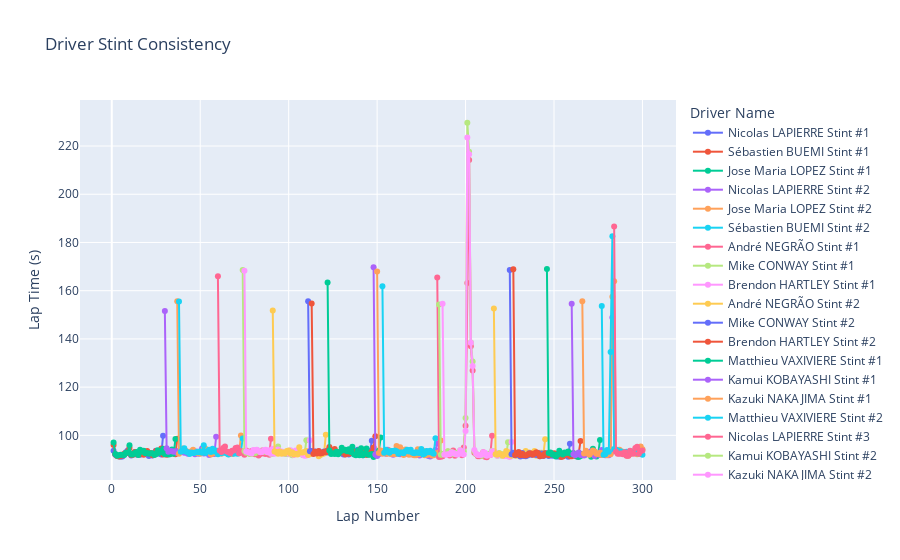

Source (notebook cell):
### Code cell
fig = px.line(Algarve,
    x="lap_number",
    y="lap_time_s",
    title="Driver Stint Consistency",
    color="driver_stint",
    line_group="team_no",
    markers=True,
    labels={                  
        "lap_number": "Lap Number",
        "lap_time_s": "Lap Time (s)",
        "driver_stint": "Driver Stint",
        "team_no": "Team Number"
    }
)

fig.update_layout(
    xaxis_title="Lap Number",
    yaxis_title="Lap Time (s)",
    legend_title="Driver Name"
)

fig.show()

### Figure 1 — Plotly figure (JSON) as saved in the notebook; plotly's stock layout.template omitted (floating-point values rounded to 4 significant figures)
{"data": [{"hovertemplate": "Driver Stint=Nicolas LAPIERRE Stint #1<br>Team Number=Alpine Elf Matmut #36<br>Lap Number=%{x}<br>Lap Time (s)=%{y}<extra></extra>", "legendgroup": "Nicolas LAPIERRE Stint #1", "line": {"color": "#636efa", "dash": "solid"}, "marker": {"symbol": "circle"}, "mode": "lines+markers", "name": "Nicolas LAPIERRE Stint #1", "orientation": "v", "showlegend": true, "type": "scatter", "x": [1, 2, 3, 4, 5, 6, 7, 8, 9, 10, 11, 12, 13, 14, 15, 16, 17, 18, 19, 20, 21, 22, 23, 24, 25, 26, 27, 28, 29], "xaxis": "x", "y": [93.61, 91.98, 91.66, 91.29, 91.17, 91.27, 91.97, 93.03, 93.67, 92.49, 91.68, 92.4, 92.99, 92.08, 92.31, 91.92, 92.55, 92.87, 92.42, 92.1, 91.48, 92.46, 91.67, 92.55, 93.59, 93.56, 92.36, 92.03, 99.86], "yaxis": "y"}, {"hovertemplate": "Driver Stint=Sébastien BUEMI Stint #1<br>Team Number=Toyota Gazoo Racing #8<br>Lap Number=%{x}<br>Lap Time (s)=%{y}<extra></extra>", "legendgroup": "Sébastien BUEMI Stint #1", "line": {"color": "#EF553B", "dash": "solid"}, "marker": {"symbol": "circle"}, "mode": "lines+markers", "name": "Sébastien BUEMI Stint #1", "orientation": "v", "showlegend": true, "type": "scatter", "x": [1, 2, 3, 4, 5, 6, 7, 8, 9, 10, 11, 12, 13, 14, 15, 16, 17, 18, 19, 20, 21, 22, 23, 24, 25, 26, 27, 28, 29, 30, 31, 32, 33, 34, 35, 36, 37], "xaxis": "x", "y": [95.99, 92.11, 91.46, 91.26, 91.5, 91.61, 92.39, 92.58, 93.32, 94.81, 91.9, 91.95, 93.06, 92.15, 92.08, 92.2, 93.06, 91.96, 93.2, 93.53, 92.56, 92.64, 91.75, 91.92, 93.55, 92.92, 93.45, 94.52, 92.08, 93.93, 91.98, 92.35, 92.95, 92.87, 92.5, 92.13, 98.62], "yaxis": "y"}, {"hovertemplate": "Driver Stint=Jose Maria LOPEZ Stint #1<br>Team Number=Toyota Gazoo Racing #7<br>Lap Number=%{x}<br>Lap Time (s)=%{y}<extra></extra>", "legendgroup": "Jose Maria LOPEZ Stint #1", "line": {"color": "#00cc96", "dash": "solid"}, "marker": {"symbol": "circle"}, "mode": "lines+markers", "name": "Jose Maria LOPEZ Stint #1", "orientation": "v", "showlegend": true, "type": "scatter", "x": [1, 2, 3, 4, 5, 6, 7, 8, 9, 10, 11, 12, 13, 14, 15, 16, 17, 18, 19, 20, 21, 22, 23, 24, 25, 26, 27, 28, 29, 30, 31, 32, 33, 34, 35, 36], "xaxis": "x", "y": [96.99, 92.28, 91.54, 91.75, 91.92, 91.91, 91.88, 92.75, 92.89, 95.93, 92.08, 92.01, 92.67, 93.07, 91.82, 94.05, 93.23, 93.6, 92.62, 92.63, 92.4, 92.55, 92.54, 91.88, 92.14, 93.83, 92.74, 92.97, 94.46, 92.21, 92.22, 92.01, 92.12, 94.15, 92.37, 98.48], "yaxis": "y"}, {"hovertemplate": "Driver Stint=Nicolas LAPIERRE Stint #2<br>Team Number=Alpine Elf Matmut #36<br>Lap Number=%{x}<br>Lap Time (s)=%{y}<extra></extra>", "legendgroup": "Nicolas LAPIERRE Stint #2", "line": {"color": "#ab63fa", "dash": "solid"}, "marker": {"symbol": "circle"}, "mode": "lines+markers", "name": "Nicolas LAPIERRE Stint #2", "orientation": "v", "showlegend": true, "type": "scatter", "x": [30, 31, 32, 33, 34, 35, 36, 37, 38, 39, 40, 41, 42, 43, 44, 45, 46, 47, 48, 49, 50, 51, 52, 53, 54, 55, 56, 57, 58, 59], "xaxis": "x", "y": [151.5, 94.66, 93.15, 93.54, 93.39, 93.25, 93.46, 92.68, 93.62, 93.5, 93.28, 92.79, 93.38, 92.32, 92.99, 92.7, 93.24, 92.14, 93.27, 92.4, 93.01, 94.52, 92.46, 92.56, 92.67, 91.82, 92.22, 92.44, 92.24, 99.44], "yaxis": "y"}, {"hovertemplate": "Driver Stint=Jose Maria LOPEZ Stint #2<br>Team Number=Toyota Gazoo Racing #7<br>Lap Number=%{x}<br>Lap Time (s)=%{y}<extra></extra>", "legendgroup": "Jose Maria LOPEZ Stint #2", "line": {"color": "#FFA15A", "dash": "solid"}, "marker": {"symbol": "circle"}, "mode": "lines+markers", "name": "Jose Maria LOPEZ Stint #2", "orientation": "v", "showlegend": true, "type": "scatter", "x": [37, 38, 39, 40, 41, 42, 43, 44, 45, 46, 47, 48, 49, 50, 51, 52, 53, 54, 55, 56, 57, 58, 59, 60, 61, 62, 63, 64, 65, 66, 67, 68, 69, 70, 71, 72, 73], "xaxis": "x", "y": [155.6, 92.34, 93.3, 94.52, 93.76, 93.38, 93.22, 92.61, 93.39, 94.05, 93.06, 92.53, 93.06, 92.36, 93.14, 94.6, 94.47, 93.19, 93.35, 92.08, 92.49, 92.83, 92.58, 92.72, 93.63, 92.33, 93.12, 92.93, 92.69, 92.15, 92.98, 92.31, 92.96, 93.05, 93.24, 92.58, 99.9], "yaxis": "y"}, {"hovertemplate": "Driver Stint=Sébastien BUEMI Stint #2<br>Team Number=Toyota Gazoo Racing #8<br>Lap Number=%{x}<br>Lap Time (s)=%{y}<extra></extra>", "legendgroup": "Sébastien BUEMI Stint #2", "line": {"color": "#19d3f3", "dash": "solid"}, "marker": {"symbol": "circle"}, "mode": "lines+markers", "name": "Sébastien BUEMI Stint #2", "orientation": "v", "showlegend": true, "type": "scatter", "x": [38, 39, 40, 41, 42, 43, 44, 45, 46, 47, 48, 49, 50, 51, 52, 53, 54, 55, 56, 57, 58, 59, 60, 61, 62, 63, 64, 65, 66, 67, 68, 69, 70, 71, 72, 73, 74], "xaxis": "x", "y": [155.5, 93.18, 93.46, 94.69, 93.25, 92.95, 92.24, 92.92, 92.72, 92.81, 93.06, 93.0, 93.36, 92.76, 95.89, 92.68, 93.28, 94.07, 93.06, 94.42, 93.26, 93.71, 92.12, 93.34, 92.59, 93.92, 92.85, 92.43, 92.11, 92.68, 92.82, 92.35, 93.09, 92.33, 92.8, 93.33, 98.67], "yaxis": "y"}, {"hovertemplate": "Driver Stint=André NEGRÃO Stint #1<br>Team Number=Alpine Elf Matmut #36<br>Lap Number=%{x}<br>Lap Time (s)=%{y}<extra></extra>", "legendgroup": "André NEGRÃO Stint #1", "line": {"color": "#FF6692", "dash": "solid"}, "marker": {"symbol": "circle"}, "mode": "lines+markers", "name": "André NEGRÃO Stint #1", "orientation": "v", "showlegend": true, "type": "scatter", "x": [60, 61, 62, 63, 64, 65, 66, 67, 68, 69, 70, 71, 72, 73, 74, 75, 76, 77, 78, 79, 80, 81, 82, 83, 84, 85, 86, 87, 88, 89, 90], "xaxis": "x", "y": [166, 93.7, 93.13, 94.73, 95.33, 93.32, 93.06, 92.58, 93.62, 93.72, 94.78, 95.01, 92.54, 93.56, 92.83, 92.01, 93.68, 93.17, 92.33, 93.53, 93.57, 92.12, 92.97, 91.6, 92.25, 93.71, 92.46, 92.29, 93.32, 91.94, 98.56], "yaxis": "y"}, {"hovertemplate": "Driver Stint=Mike CONWAY Stint #1<br>Team Number=Toyota Gazoo Racing #7<br>Lap Number=%{x}<br>Lap Time (s)=%{y}<extra></extra>", "legendgroup": "Mike CONWAY Stint #1", "line": {"color": "#B6E880", "dash": "solid"}, "marker": {"symbol": "circle"}, "mode": "lines+markers", "name": "Mike CONWAY Stint #1", "orientation": "v", "showlegend": true, "type": "scatter", "x": [74, 75, 76, 77, 78, 79, 80, 81, 82, 83, 84, 85, 86, 87, 88, 89, 90, 91, 92, 93, 94, 95, 96, 97, 98, 99, 100, 101, 102, 103, 104, 105, 106, 107, 108, 109, 110], "xaxis": "x", "y": [168.6, 93.46, 92.79, 92.88, 92.3, 92.31, 92.79, 92.62, 93.95, 93.18, 93.08, 93.42, 93.19, 93.21, 92.96, 93.51, 92.22, 92.42, 92.85, 92.95, 95.41, 93.16, 93.1, 92.66, 92.23, 92.3, 92.18, 92.29, 91.75, 92.46, 93.29, 93.28, 92.58, 92.29, 91.82, 92.11, 98], "yaxis": "y"}, {"hovertemplate": "Driver Stint=Brendon HARTLEY Stint #1<br>Team Number=Toyota Gazoo Racing #8<br>Lap Number=%{x}<br>Lap Time (s)=%{y}<extra></extra>", "legendgroup": "Brendon HARTLEY Stint #1", "line": {"color": "#FF97FF", "dash": "solid"}, "marker": {"symbol": "circle"}, "mode": "lines+markers", "name": "Brendon HARTLEY Stint #1", "orientation": "v", "showlegend": true, "type": "scatter", "x": [75, 76, 77, 78, 79, 80, 81, 82, 83, 84, 85, 86, 87, 88, 89, 90, 91, 92, 93, 94, 95, 96, 97, 98, 99, 100, 101, 102, 103, 104, 105, 106, 107, 108, 109, 110, 111, 112], "xaxis": "x", "y": [168.3, 93.28, 93.07, 92.79, 92.44, 93.97, 93.6, 94.07, 93.61, 92.97, 93.14, 93.82, 94.03, 93.02, 93.84, 92.37, 94.46, 92.34, 93.01, 94.08, 92.74, 93.28, 92.47, 92.56, 92.63, 92.36, 93.82, 92.47, 91.86, 93.74, 92.81, 92.43, 92.56, 92.0, 91.56, 91.6, 92.31, 97.99], "yaxis": "y"}, {"hovertemplate": "Driver Stint=André NEGRÃO Stint #2<br>Team Number=Alpine Elf Matmut #36<br>Lap Number=%{x}<br>Lap Time (s)=%{y}<extra></extra>", "legendgroup": "André NEGRÃO Stint #2", "line": {"color": "#FECB52", "dash": "solid"}, "marker": {"symbol": "circle"}, "mode": "lines+markers", "name": "André NEGRÃO Stint #2", "orientation": "v", "showlegend": true, "type": "scatter", "x": [91, 92, 93, 94, 95, 96, 97, 98, 99, 100, 101, 102, 103, 104, 105, 106, 107, 108, 109, 110, 111, 112, 113, 114, 115, 116, 117, 118, 119, 120, 121], "xaxis": "x", "y": [151.8, 93.3, 93.15, 92.34, 93.32, 92.37, 92.86, 92.57, 93.48, 93.75, 92.5, 92.97, 92.01, 92.34, 92.07, 95.09, 92.9, 92.91, 93.09, 93.54, 91.86, 92.12, 92.8, 92.83, 92.8, 92.94, 91.28, 91.89, 92.22, 92.47, 100.3], "yaxis": "y"}, {"hovertemplate": "Driver Stint=Mike CONWAY Stint #2<br>Team Number=Toyota Gazoo Racing #7<br>Lap Number=%{x}<br>Lap Time (s)=%{y}<extra></extra>", "legendgroup": "Mike CONWAY Stint #2", "line": {"color": "#636efa", "dash": "solid"}, "marker": {"symbol": "circle"}, "mode": "lines+markers", "name": "Mike CONWAY Stint #2", "orientation": "v", "showlegend": true, "type": "scatter", "x": [111, 112, 113, 114, 115, 116, 117, 118, 119, 120, 121, 122, 123, 124, 125, 126, 127, 128, 129, 130, 131, 132, 133, 134, 135, 136, 137, 138, 139, 140, 141, 142, 143, 144, 145, 146, 147], "xaxis": "x", "y": [155.7, 93.41, 93.55, 92.62, 93.32, 92.64, 93.34, 92.91, 92.77, 93.33, 93.3, 92.86, 94.2, 93.44, 92.71, 93.94, 93.24, 93.01, 92.69, 92.58, 92.03, 92.16, 92.43, 92.1, 92.6, 93.59, 92.67, 93.38, 94.01, 93.17, 91.92, 91.71, 92.76, 92.41, 93.58, 92.93, 97.79], "yaxis": "y"}, {"hovertemplate": "Driver Stint=Brendon HARTLEY Stint #2<br>Team Number=Toyota Gazoo Racing #8<br>Lap Number=%{x}<br>Lap Time (s)=%{y}<extra></extra>", "legendgroup": "Brendon HARTLEY Stint #2", "line": {"color": "#EF553B", "dash": "solid"}, "marker": {"symbol": "circle"}, "mode": "lines+markers", "name": "Brendon HARTLEY Stint #2", "orientation": "v", "showlegend": true, "type": "scatter", "x": [113, 114, 115, 116, 117, 118, 119, 120, 121, 122, 123, 124, 125, 126, 127, 128, 129, 130, 131, 132, 133, 134, 135, 136, 137, 138, 139, 140, 141, 142, 143, 144, 145, 146, 147, 148, 149], "xaxis": "x", "y": [154.7, 92.31, 93.17, 92.44, 93.53, 92.46, 92.69, 93.12, 93.04, 93.67, 95.18, 93.18, 92.7, 94.33, 93.19, 92.65, 92.81, 93.97, 93.09, 92.06, 93.8, 92.36, 92.58, 93.51, 92.42, 92.75, 93.43, 93.93, 93.0, 92.38, 93.67, 91.82, 93.15, 92.78, 93.01, 94.92, 99.64], "yaxis": "y"}, {"hovertemplate": "Driver Stint=Matthieu VAXIVIERE Stint #1<br>Team Number=Alpine Elf Matmut #36<br>Lap Number=%{x}<br>Lap Time (s)=%{y}<extra></extra>", "legendgroup": "Matthieu VAXIVIERE Stint #1", "line": {"color": "#00cc96", "dash": "solid"}, "marker": {"symbol": "circle"}, "mode": "lines+markers", "name": "Matthieu VAXIVIERE Stint #1", "orientation": "v", "showlegend": true, "type": "scatter", "x": [122, 123, 124, 125, 126, 127, 128, 129, 130, 131, 132, 133, 134, 135, 136, 137, 138, 139, 140, 141, 142, 143, 144, 145, 146, 147, 148, 149, 150, 151, 152], "xaxis": "x", "y": [163.4, 93.75, 92.28, 92.57, 92.28, 93.2, 92.14, 93.12, 94.84, 93.83, 94.02, 93.37, 94.2, 93.06, 95.27, 92.06, 91.77, 93.67, 91.75, 94.6, 91.8, 92.53, 94.56, 91.94, 91.93, 92.31, 91.07, 91.7, 92.89, 93.68, 99.08], "yaxis": "y"}, {"hovertemplate": "Driver Stint=Kamui KOBAYASHI Stint #1<br>Team Number=Toyota Gazoo Racing #7<br>Lap Number=%{x}<br>Lap Time (s)=%{y}<extra></extra>", "legendgroup": "Kamui KOBAYASHI Stint #1", "line": {"color": "#ab63fa", "dash": "solid"}, "marker": {"symbol": "circle"}, "mode": "lines+markers", "name": "Kamui KOBAYASHI Stint #1", "orientation": "v", "showlegend": true, "type": "scatter", "x": [148, 149, 150, 151, 152, 153, 154, 155, 156, 157, 158, 159, 160, 161, 162, 163, 164, 165, 166, 167, 168, 169, 170, 171, 172, 173, 174, 175, 176, 177, 178, 179, 180, 181, 182, 183, 184], "xaxis": "x", "y": [169.7, 92.09, 91.47, 92.21, 92.76, 92.78, 92.67, 92.4, 94.0, 92.75, 92.22, 91.93, 92.32, 92.4, 94.11, 92.12, 92.41, 92.38, 92.29, 92.74, 92.47, 92.47, 92.06, 92.3, 92.6, 92.05, 91.62, 92.76, 92.83, 92.34, 93.27, 91.42, 91.25, 92.98, 92.14, 93.88, 96.58], "yaxis": "y"}, {"hovertemplate": "Driver Stint=Kazuki NAKAJIMA Stint #1<br>Team Number=Toyota Gazoo Racing #8<br>Lap Number=%{x}<br>Lap Time (s)=%{y}<extra></extra>", "legendgroup": "Kazuki NAKAJIMA Stint #1", "line": {"color": "#FFA15A", "dash": "solid"}, "marker": {"symbol": "circle"}, "mode": "lines+markers", "name": "Kazuki NAKAJIMA Stint #1", "orientation": "v", "showlegend": true, "type": "scatter", "x": [150, 151, 152, 153, 154, 155, 156, 157, 158, 159, 160, 161, 162, 163, 164, 165, 166, 167, 168, 169, 170, 171, 172, 173, 174, 175, 176, 177, 178, 179, 180, 181, 182, 183, 184, 185, 186], "xaxis": "x", "y": [168.0, 92.7, 93.68, 92.42, 93.59, 92.47, 92.34, 93.73, 92.32, 92.81, 92.2, 95.54, 92.76, 95.11, 93.0, 91.87, 94.14, 93.6, 91.95, 92.14, 92.17, 91.79, 91.74, 94.2, 92.19, 93.97, 93.61, 91.78, 91.85, 92.15, 92.37, 91.64, 91.77, 92.48, 92.35, 93.0, 97.83], "yaxis": "y"}, {"hovertemplate": "Driver Stint=Matthieu VAXIVIERE Stint #2<br>Team Number=Alpine Elf Matmut #36<br>Lap Number=%{x}<br>Lap Time (s)=%{y}<extra></extra>", "legendgroup": "Matthieu VAXIVIERE Stint #2", "line": {"color": "#19d3f3", "dash": "solid"}, "marker": {"symbol": "circle"}, "mode": "lines+markers", "name": "Matthieu VAXIVIERE Stint #2", "orientation": "v", "showlegend": true, "type": "scatter", "x": [153, 154, 155, 156, 157, 158, 159, 160, 161, 162, 163, 164, 165, 166, 167, 168, 169, 170, 171, 172, 173, 174, 175, 176, 177, 178, 179, 180, 181, 182, 183], "xaxis": "x", "y": [161.9, 92.75, 94.0, 93.42, 92.81, 93.49, 93.56, 93.76, 93.39, 92.33, 92.85, 92.87, 92.59, 93.36, 94.03, 93.29, 94.01, 92.74, 92.56, 92.97, 92.82, 92.64, 94.33, 92.1, 92.49, 93.55, 92.95, 93.66, 92.84, 92.36, 98.84], "yaxis": "y"}, {"hovertemplate": "Driver Stint=Nicolas LAPIERRE Stint #3<br>Team Number=Alpine Elf Matmut #36<br>Lap Number=%{x}<br>Lap Time (s)=%{y}<extra></extra>", "legendgroup": "Nicolas LAPIERRE Stint #3", "line": {"color": "#FF6692", "dash": "solid"}, "marker": {"symbol": "circle"}, "mode": "lines+markers", "name": "Nicolas LAPIERRE Stint #3", "orientation": "v", "showlegend": true, "type": "scatter", "x": [184, 185, 186, 187, 188, 189, 190, 191, 192, 193, 194, 195, 196, 197, 198, 199, 200, 201, 202, 203, 204, 205, 206, 207, 208, 209, 210, 211, 212, 213, 214, 215], "xaxis": "x", "y": [165.5, 91.02, 91.16, 91.33, 92.34, 92.36, 93.32, 91.61, 92.42, 93.76, 91.54, 92.33, 92.23, 92.4, 91.75, 94.93, 104.0, 163.2, 214.2, 137.0, 126.9, 92.81, 92.15, 91.33, 91.3, 91.78, 92.98, 91.08, 90.92, 91.76, 91.86, 99.88], "yaxis": "y"}, {"hovertemplate": "Driver Stint=Kamui KOBAYASHI Stint #2<br>Team Number=Toyota Gazoo Racing #7<br>Lap Number=%{x}<br>Lap Time (s)=%{y}<extra></extra>", "legendgroup": "Kamui KOBAYASHI Stint #2", "line": {"color": "#B6E880", "dash": "solid"}, "marker": {"symbol": "circle"}, "mode": "lines+markers", "name": "Kamui KOBAYASHI Stint #2", "orientation": "v", "showlegend": true, "type": "scatter", "x": [185, 186, 187, 188, 189, 190, 191, 192, 193, 194, 195, 196, 197, 198, 199, 200, 201, 202, 203, 204, 205, 206, 207, 208, 209, 210, 211, 212, 213, 214, 215, 216, 217, 218, 219, 220, 221, 222, 223, 224], "xaxis": "x", "y": [154.3, 91.97, 92.11, 92.45, 92.98, 93.36, 92.92, 93.19, 92.27, 92.27, 92.74, 92.73, 93.85, 92.62, 93.45, 107.2, 229.7, 217.6, 138.5, 130.6, 93.41, 92.12, 91.88, 91.9, 91.58, 91.71, 91.92, 91.79, 92.38, 92.29, 93.63, 93.28, 92.25, 91.57, 92.65, 91.69, 92.16, 91.97, 91.77, 97.09], "yaxis": "y"}, {"hovertemplate": "Driver Stint=Kazuki NAKAJIMA Stint #2<br>Team Number=Toyota Gazoo Racing #8<br>Lap Number=%{x}<br>Lap Time (s)=%{y}<extra></extra>", "legendgroup": "Kazuki NAKAJIMA Stint #2", "line": {"color": "#FF97FF", "dash": "solid"}, "marker": {"symbol": "circle"}, "mode": "lines+markers", "name": "Kazuki NAKAJIMA Stint #2", "orientation": "v", "showlegend": true, "type": "scatter", "x": [187, 188, 189, 190, 191, 192, 193, 194, 195, 196, 197, 198, 199, 200, 201, 202, 203, 204, 205, 206, 207, 208, 209, 210, 211, 212, 213, 214, 215, 216, 217, 218, 219, 220, 221, 222, 223, 224, 225, 226], "xaxis": "x", "y": [154.6, 92.04, 92.01, 92.15, 92.21, 92.98, 92.82, 92.34, 92.06, 92.2, 93.87, 92.5, 92.02, 101.8, 223.6, 216.6, 138.4, 128.8, 93.92, 92.4, 91.85, 91.87, 91.91, 93.01, 92.77, 91.52, 91.91, 91.85, 93.37, 93.4, 92.68, 91.53, 92.06, 91.93, 91.78, 91.4, 91.83, 91.38, 91.01, 97.29], "yaxis": "y"}, {"hovertemplate": "Driver Stint=Nicolas LAPIERRE Stint #4<br>Team Number=Alpine Elf Matmut #36<br>Lap Number=%{x}<br>Lap Time (s)=%{y}<extra></extra>", "legendgroup": "Nicolas LAPIERRE Stint #4", "line": {"color": "#FECB52", "dash": "solid"}, "marker": {"symbol": "circle"}, "mode": "lines+markers", "name": "Nicolas LAPIERRE Stint #4", "orientation": "v", "showlegend": true, "type": "scatter", "x": [216, 217, 218, 219, 220, 221, 222, 223, 224, 225, 226, 227, 228, 229, 230, 231, 232, 233, 234, 235, 236, 237, 238, 239, 240, 241, 242, 243, 244, 245], "xaxis": "x", "y": [152.6, 92.15, 91.96, 92.47, 92.13, 91.56, 92.19, 93.55, 91.91, 92.84, 91.55, 91.94, 91.67, 91.58, 91.88, 91.48, 91.66, 91.45, 93.53, 92.21, 92.85, 92.66, 92.61, 93.54, 91.54, 91.99, 92.82, 92.83, 92.06, 98.41], "yaxis": "y"}, {"hovertemplate": "Driver Stint=Jose Maria LOPEZ Stint #3<br>Team Number=Toyota Gazoo Racing #7<br>Lap Number=%{x}<br>Lap Time (s)=%{y}<extra></extra>", "legendgroup": "Jose Maria LOPEZ Stint #3", "line": {"color": "#636efa", "dash": "solid"}, "marker": {"symbol": "circle"}, "mode": "lines+markers", "name": "Jose Maria LOPEZ Stint #3", "orientation": "v", "showlegend": true, "type": "scatter", "x": [225, 226, 227, 228, 229, 230, 231, 232, 233, 234, 235, 236, 237, 238, 239, 240, 241, 242, 243, 244, 245, 246, 247, 248, 249, 250, 251, 252, 253, 254, 255, 256, 257, 258, 259], "xaxis": "x", "y": [168.6, 92.19, 92.76, 91.78, 92.59, 91.81, 91.28, 92.7, 91.43, 91.36, 91.63, 92.61, 91.96, 92.02, 92.4, 91.84, 92.65, 91.34, 92.45, 91.41, 92.58, 92.14, 91.47, 92.47, 91.57, 91.88, 91.93, 91.22, 91.27, 91.31, 91.46, 91.6, 92.5, 91.1, 96.57], "yaxis": "y"}, {"hovertemplate": "Driver Stint=Sébastien BUEMI Stint #3<br>Team Number=Toyota Gazoo Racing #8<br>Lap Number=%{x}<br>Lap Time (s)=%{y}<extra></extra>", "legendgroup": "Sébastien BUEMI Stint #3", "line": {"color": "#EF553B", "dash": "solid"}, "marker": {"symbol": "circle"}, "mode": "lines+markers", "name": "Sébastien BUEMI Stint #3", "orientation": "v", "showlegend": true, "type": "scatter", "x": [227, 228, 229, 230, 231, 232, 233, 234, 235, 236, 237, 238, 239, 240, 241, 242, 243, 244, 245, 246, 247, 248, 249, 250, 251, 252, 253, 254, 255, 256, 257, 258, 259, 260, 261, 262, 263, 264, 265], "xaxis": "x", "y": [168.9, 91.81, 92.31, 93.07, 91.7, 92.32, 91.71, 91.64, 91.93, 92.42, 92.43, 92.0, 92.49, 92.96, 92.58, 91.37, 91.73, 91.54, 92.62, 92.36, 91.72, 92.31, 92.07, 92.6, 92.39, 91.92, 91.76, 91.05, 91.28, 91.86, 92.16, 93.03, 91.38, 91.35, 92.61, 91.5, 91.26, 92.71, 97.62], "yaxis": "y"}, {"hovertemplate": "Driver Stint=André NEGRÃO Stint #3<br>Team Number=Alpine Elf Matmut #36<br>Lap Number=%{x}<br>Lap Time (s)=%{y}<extra></extra>", "legendgroup": "André NEGRÃO Stint #3", "line": {"color": "#00cc96", "dash": "solid"}, "marker": {"symbol": "circle"}, "mode": "lines+markers", "name": "André NEGRÃO Stint #3", "orientation": "v", "showlegend": true, "type": "scatter", "x": [246, 247, 248, 249, 250, 251, 252, 253, 254, 255, 256, 257, 258, 259, 260, 261, 262, 263, 264, 265, 266, 267, 268, 269, 270, 271, 272, 273, 274, 275, 276], "xaxis": "x", "y": [169.0, 92.68, 92.87, 92.08, 92.05, 91.19, 91.97, 93.65, 92.54, 92.08, 92.91, 92.69, 93.35, 92.62, 92.13, 92.58, 92.27, 91.28, 91.02, 91.44, 92.24, 92.23, 92.11, 92.27, 92.28, 91.1, 94.49, 92.86, 91.21, 92.29, 98.11], "yaxis": "y"}, {"hovertemplate": "Driver Stint=Jose Maria LOPEZ Stint #4<br>Team Number=Toyota Gazoo Racing #7<br>Lap Number=%{x}<br>Lap Time (s)=%{y}<extra></extra>", "legendgroup": "Jose Maria LOPEZ Stint #4", "line": {"color": "#ab63fa", "dash": "solid"}, "marker": {"symbol": "circle"}, "mode": "lines+markers", "name": "Jose Maria LOPEZ Stint #4", "orientation": "v", "showlegend": true, "type": "scatter", "x": [260, 261, 262, 263, 264, 265, 266, 267, 268, 269, 270, 271, 272, 273, 274, 275, 276, 277, 278, 279, 280, 281, 282, 283], "xaxis": "x", "y": [154.6, 92.12, 91.77, 92.38, 92.92, 91.86, 91.94, 91.6, 92.9, 92.23, 93.01, 93.44, 93.1, 91.45, 92.25, 92.25, 91.83, 93.9, 92.47, 91.71, 92.78, 91.71, 92.5, 148.9], "yaxis": "y"}, {"hovertemplate": "Driver Stint=Sébastien BUEMI Stint #4<br>Team Number=Toyota Gazoo Racing #8<br>Lap Number=%{x}<br>Lap Time (s)=%{y}<extra></extra>", "legendgroup": "Sébastien BUEMI Stint #4", "line": {"color": "#FFA15A", "dash": "solid"}, "marker": {"symbol": "circle"}, "mode": "lines+markers", "name": "Sébastien BUEMI Stint #4", "orientation": "v", "showlegend": true, "type": "scatter", "x": [266, 267, 268, 269, 270, 271, 272, 273, 274, 275, 276, 277, 278, 279, 280, 281, 282, 283, 284, 285, 286, 287, 288, 289, 290, 291, 292, 293, 294, 295, 296, 297, 298, 299, 300], "xaxis": "x", "y": [155.6, 92.51, 93.59, 92.6, 91.93, 92.84, 93.74, 93.26, 92.4, 92.22, 92.79, 91.9, 92.74, 93.16, 91.74, 92.68, 92.16, 157.5, 163.9, 93.53, 93.28, 94.02, 93.33, 93.2, 93.1, 91.67, 91.53, 92.2, 92.55, 92.64, 94.17, 92.18, 92.31, 95.39, 94.23], "yaxis": "y"}, {"hovertemplate": "Driver Stint=André NEGRÃO Stint #4<br>Team Number=Alpine Elf Matmut #36<br>Lap Number=%{x}<br>Lap Time (s)=%{y}<extra></extra>", "legendgroup": "André NEGRÃO Stint #4", "line": {"color": "#19d3f3", "dash": "solid"}, "marker": {"symbol": "circle"}, "mode": "lines+markers", "name": "André NEGRÃO Stint #4", "orientation": "v", "showlegend": true, "type": "scatter", "x": [277, 278, 279, 280, 281, 282, 283, 284, 285, 286, 287, 288, 289, 290, 291, 292, 293, 294, 295, 296, 297, 298, 299, 300], "xaxis": "x", "y": [153.7, 91.91, 92.13, 93.92, 93.2, 134.5, 182.6, 94.35, 94.1, 93.76, 93.45, 93.29, 92.67, 92.43, 93.22, 93.06, 93.42, 92.62, 93.32, 93.12, 92.62, 92.61, 92.65, 92.0], "yaxis": "y"}, {"hovertemplate": "Driver Stint=Jose Maria LOPEZ Stint #5<br>Team Number=Toyota Gazoo Racing #7<br>Lap Number=%{x}<br>Lap Time (s)=%{y}<extra></extra>", "legendgroup": "Jose Maria LOPEZ Stint #5", "line": {"color": "#FF6692", "dash": "solid"}, "marker": {"symbol": "circle"}, "mode": "lines+markers", "name": "Jose Maria LOPEZ Stint #5", "orientation": "v", "showlegend": true, "type": "scatter", "x": [284, 285, 286, 287, 288, 289, 290, 291, 292, 293, 294, 295, 296, 297, 298, 299, 300], "xaxis": "x", "y": [186.6, 93.2, 92.41, 92.32, 92.48, 92.17, 93.01, 91.55, 91.59, 93.62, 92.58, 92.41, 94.79, 95.29, 92.4, 93.56, 93.67], "yaxis": "y"}], "layout": {"legend": {"title": {"text": "Driver Name"}, "tracegroupgap": 0}, "title": {"text": "Driver Stint Consistency"}, "xaxis": {"anchor": "y", "domain": [0, 1], "title": {"text": "Lap Number"}}, "yaxis": {"anchor": "x", "domain": [0, 1], "title": {"text": "Lap Time (s)"}}}}
